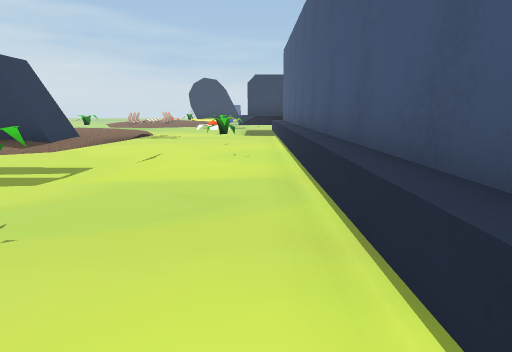
view 1 (above)

16 first-person views from a walk through a 3-D level made in the Unity game engine. The camera is 1.2 m above the floor, tilts 10° down and sees 70° across. The floor is counted in squares, 1 m on a side. Each view is taken from the middle of a square. On the plan, view 1 faces up. The plan holds only what a view shows up to about 15 squares ahead; the rest is blank. The place goes on beyond the plan. The player is left out. Some animated figures are left out. Some surface patterns are stand-ins.

view 2
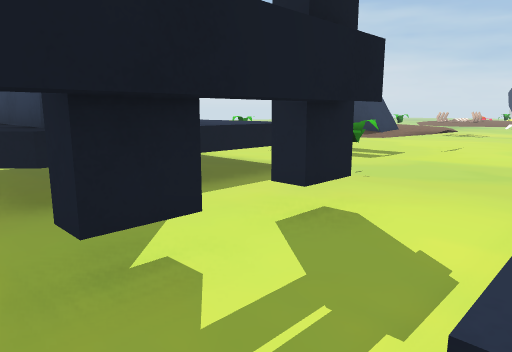

view 3
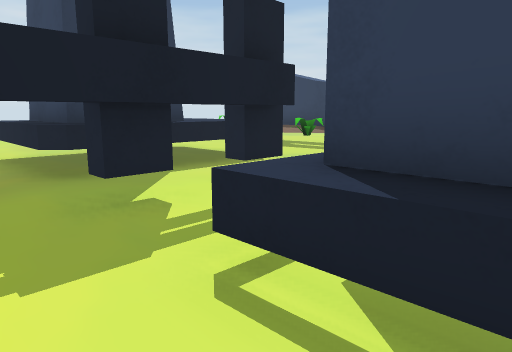

view 4
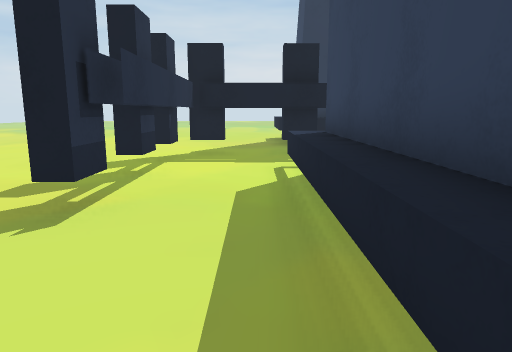

view 5
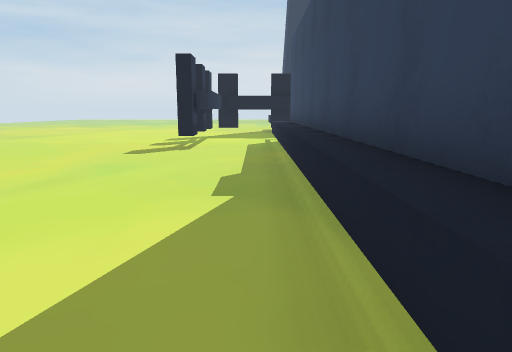

view 6
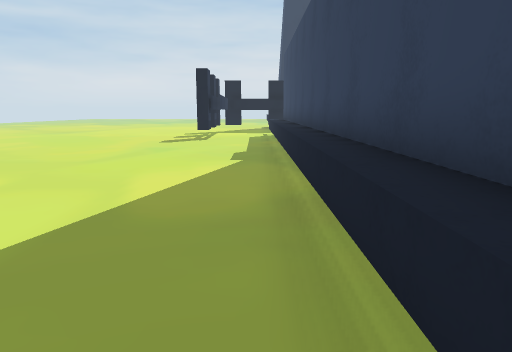

view 7
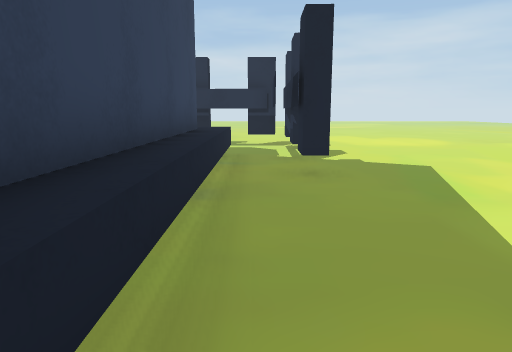

view 8
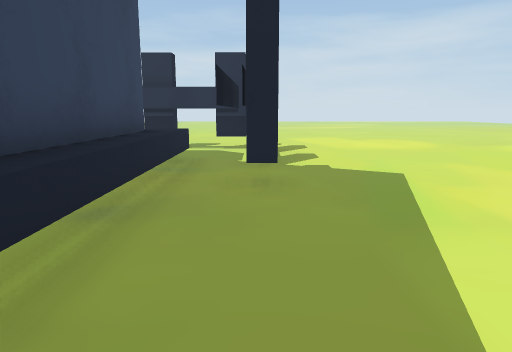

view 9
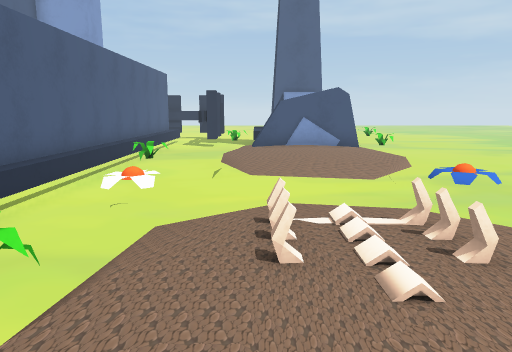

view 10
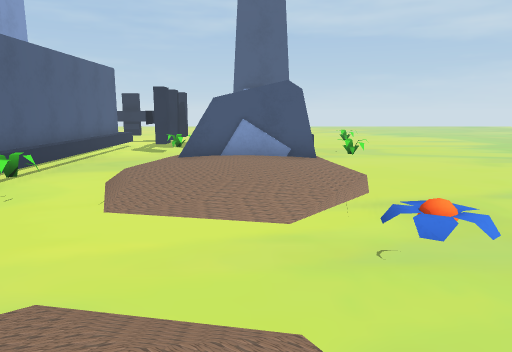

view 11
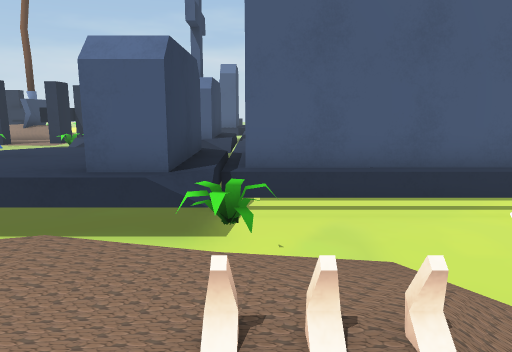

view 12
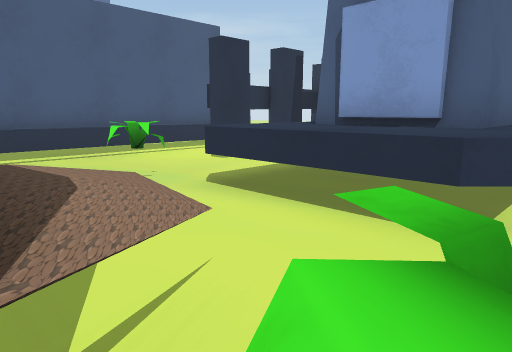

view 13
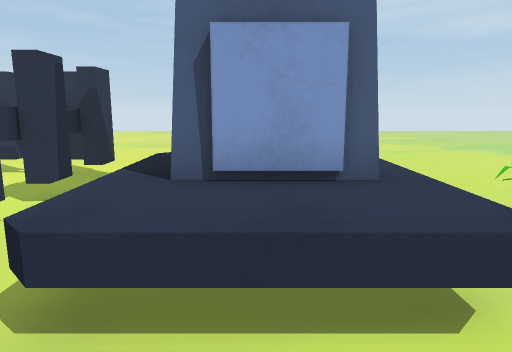

view 14
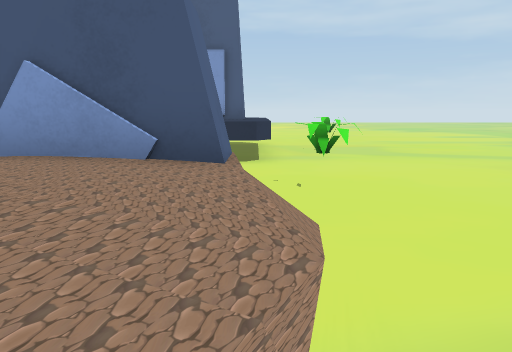

view 15
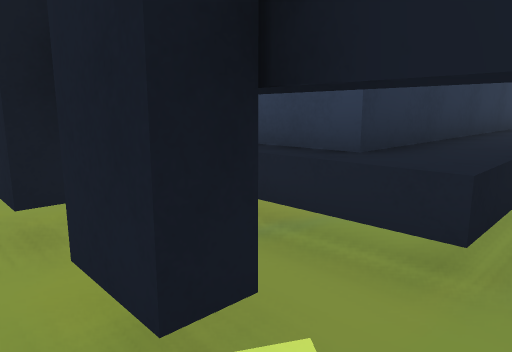

view 16
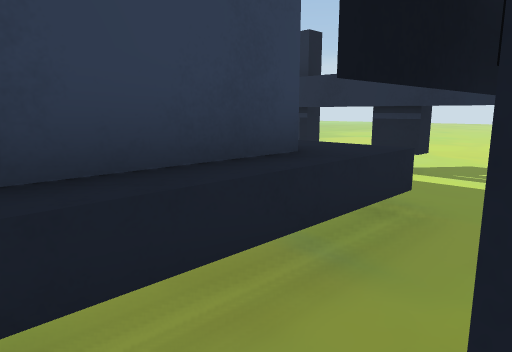

### Floor plan
Key: @ floor where view 1 was taken; # wall or solid block; . main floor; : floor 0.5 m higher than the main floor; + floor 0.75 m higher than the main floor; / step, stairs or slope; = window, fence, low wall or low ledge; ^ raised ledge; v drop or lower ground; F flower; T thing the floor can be seen under or through.
Columns run from 9 left of view 1 to 28 right of it. Each row starts with its distance up from view 1.
 22         ^^^^^
 21      +  ^^^
 20      ++==^     =^^^
 19    +/++.^^^^^^.^^^^
 18    ///+...^###^^
 17    ////...^
 16    =/=....^
 15 ..........^
 14 .F......F.^
 13 ..=://....^
 12 ./+++:....^
 11 .=++++=...^
 10 .+++++v...^
  9 .=++++=...^
  8 .=###=/...^
  7 .####=....^
  6 ../++=....^                      #
  5 ...//.....^                      #
  4 ..........^                      #
  3 .^^^^^....^                      #^
  2 .^^^^^....^                      #^  #
  1 .^^#^^.TT.^                      #^  #
  0 .^  ^^.TT@^                      #^  #
 -1 .^^^^^..T.^##  ##     ############^  #
 -2 .^^^^^..T.^^^^^^^^^^^^^^^^^^^^^^^^^..#
 -3 ........T...........................##
 -4    .....#......................#######
 -5    .....#######.......................

Where each view was taken, in squares from view 1:
view 1: 0 up, 0 right, facing up
view 2: 3 down, 1 right, facing up-left
view 3: 4 down, 3 right, facing up-left
view 4: 3 down, 9 right, facing left
view 5: 3 down, 17 right, facing left
view 6: 3 down, 21 right, facing left
view 7: 3 down, 15 right, facing right
view 8: 4 down, 16 right, facing right
view 9: 21 up, 4 left, facing down
view 10: 18 up, 6 left, facing down
view 11: 18 up, 6 left, facing right
view 12: 7 up, 9 left, facing down-right
view 13: 6 up, 6 left, facing down
view 14: 12 up, 8 left, facing down
view 15: 5 down, 26 right, facing up-left
view 16: 4 down, 21 right, facing up-right
